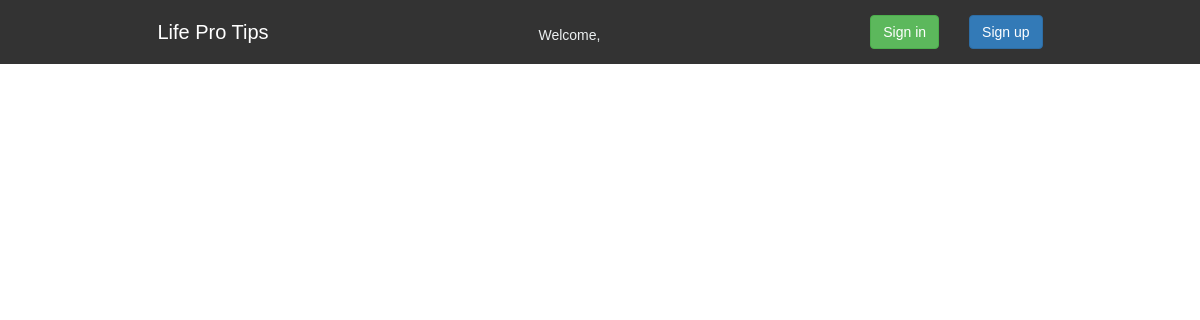
Page /ex/ on the earlier database version.
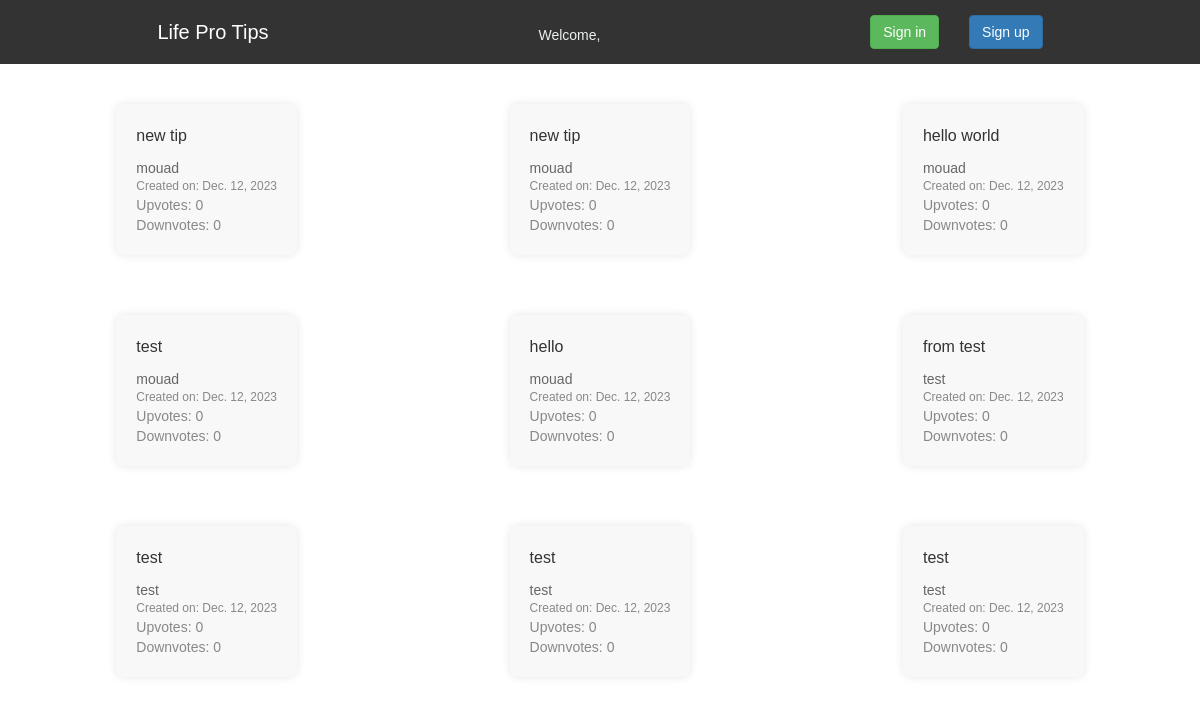
Same page on the later database version.
### ex/models.py (models this page shows)
class Tip(models.Model):
    content = models.TextField()
    author = models.CharField(max_length=64)
    date = models.DateField(auto_now=True)
    upvote = models.ManyToManyField(User, related_name='upvote')
    downvote = models.ManyToManyField(User, related_name='downvote')

### ex/views.py (the view, shortened to what this page needs)
# urls.py: 2. Add a URL to urlpatterns:  path('', Home.as_view(), name='home')
class Home(View):
    def get(self, request, *args, **kwargs):
        name: str
        tips_form = TipsForm()
        all_tips = [TipInfo(tip.id, tip.content, tip.author, tip.date, tip.upvote.all().count(), tip.downvote.all().count())
                    for tip in Tip.objects.all()]
        if (request.session.get("is_active")):
            name = request.session.get("name")
        else:
            name = getattr(settings, 'DEFAULT_NAMES')[random.randint(0, 9)]
        return render(request, 'home.html', {"tips_form": tips_form,
                                                "name": name,
                                                'is_active': request.session.get("is_active"),
                                                'all_tips' : all_tips})

### ex/templates/home.html (shortened to what this page needs)
{% load bootstrap3 %}
{% bootstrap_css %}
<!DOCTYPE html>
<html lang="en">
<head>
</head>
<body>
    {% include 'navbar.html' %}
    <div class="tips">
        {% for tip in all_tips %}
            <div class="tip-container">
                <div class="tip-content">
                    {{ tip.content }}
                </div>
                <div class="tip-author">
                    {{ tip.author }}
                </div>
                <div class="tip-date">
                    Created on: {{ tip.date }}
                </div>
                <div class="vote-count">Upvotes: {{ tip.upvotes }}</div>
                <div class="vote-count">Downvotes: {{ tip.downvotes }}</div>
            </div>
        {% endfor %}
    </div>
</body>
</html>

### ex/templates/navbar.html (shortened to what this page needs)
{% load bootstrap3 %}
{% bootstrap_css %}
<!DOCTYPE html>
<html lang="en">
<head>
</head>
<body>
    <nav>
        {% url 'home_view' as home_url %}
        <a href="{{home_url}}">
            <span>Life Pro Tips</span>
        </a>
        {% if is_active %}
            <p>Welcome, <span>{{ name }}</span></p>
            <form method="POST">
                {% csrf_token %}
                {% buttons %}
                    <button class="btn btn-primary" type="submit" name="action" value="logout">
                        Log out
                    </button>
                {% endbuttons %}
            </form>
        {% else %}
            <p>Welcome, </p>
            <div class="btns">
                {% url 'login_view' as login_url %}
                {% url 'registration_view' as registration_url %}
                {% buttons %}
                    <a href="{{ login_url }}">
                        <button class="btn btn-success">
                            Sign in
                        </button>
                    </a>
                {% endbuttons %}
                {% buttons %}
                    <a href="{{ registration_url }}">
                        <button class="btn btn-primary">
                            Sign up
                        </button>
                    </a>
                {% endbuttons %}
            </div>
        {% endif %}
    </nav>
</body>
</html>

### ex/templates/home.html (style rules this page uses)
body { margin: 0; font-family: 'Arial', sans-serif; }
nav { background-color: #3498db; padding: 15px; text-align: center; }
nav p { margin: 5px 0 0 0; color: #ecf0f1; }
.tips { display: grid; grid-template-columns: repeat(auto-fit, minmax(350px, 1fr)); gap: 20px; justify-content: center; padding: 20px; }
.tip-container { max-width: 600px; margin: 20px auto; background-color: #f8f8f8; border-radius: 8px; padding: 20px; box-shadow: 0 0 10px rgba(0, 0, 0, 0.1); }
.tip-content { font-size: 16px; line-height: 1.5; margin-bottom: 10px; }
.tip-author { font-size: 14px; color: #666; }
.tip-date { font-size: 12px; color: #888; }
.vote-count { margin-left: 0px; font-size: 14px; color: #888; }

### ex/templates/navbar.html (style rules this page uses)
body { font-family: 'Arial', sans-serif; margin: 0; padding: 0; box-sizing: border-box; }
nav { background-color: #333; color: white; padding: 15px; text-align: center; display: flex; justify-content: space-around; align-items: center; }
span { font-size: 20px; }
a, a:hover { text-decoration: none; color: white; margin: 0 15px; }
.btns { display: flex; align-items: center; }

Differences in the rows shown:
added Tip: content "new tip", author "mouad", date "Dec. 12, 2023"
added Tip: content "new tip", author "mouad", date "Dec. 12, 2023"
added Tip: content "hello world", author "mouad", date "Dec. 12, 2023"
added Tip: content "test", author "mouad", date "Dec. 12, 2023"
added Tip: content "hello", author "mouad", date "Dec. 12, 2023"
added Tip: content "from test", author "test", date "Dec. 12, 2023"
added Tip: content "test", author "test", date "Dec. 12, 2023"
added Tip: content "test", author "test", date "Dec. 12, 2023"
added Tip: content "test", author "test", date "Dec. 12, 2023"
Other differences:
new list line: "Created on: Upvotes: 0 Downvotes: 0"
